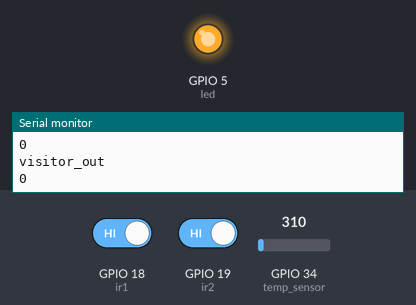
This sketch was run on a simulated ESP32. Parts: output pins drawn as LEDs (lit = HIGH), the last lines printed to the serial monitor. Inputs (shaded band) come from the test bench; at power-on: GPIO 34 (temp_sensor) = 310, GPIO 18 (ir1) HIGH, GPIO 19 (ir2) HIGH. WiFi joins after 1.5 s; servers stay silent unless stated.

Above: at 3.2 s.
3.3 s: GPIO 34 (temp_sensor) set to 277
At 4.6 s:
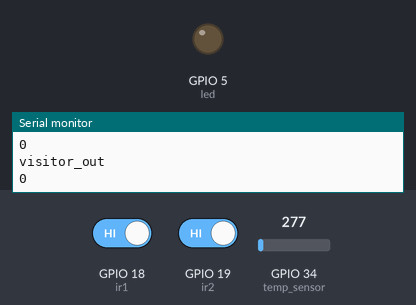
4.9 s: GPIO 34 (temp_sensor) set to 372
At 6.4 s:
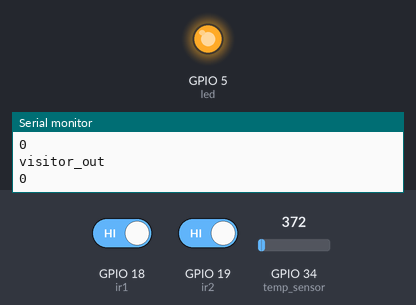
7.0 s: GPIO 34 (temp_sensor) set to 186
At 8.0 s:
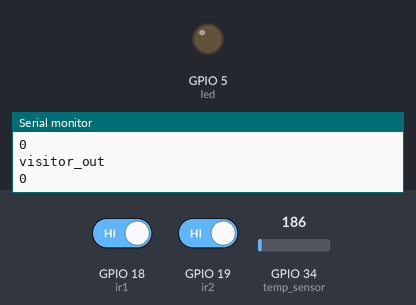
Timing chart, 0 to 10.0 s (numbered marks = the images above; inputs shaded):
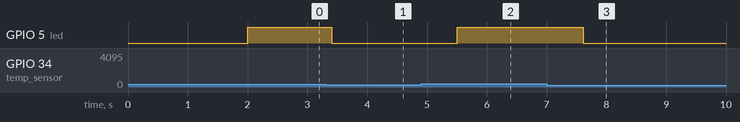

Measured:
- the behaviour switches between 291 and 290 on GPIO 34 (temp_sensor) (found by bisection; images 0 and 1)
- after the input at 3.3 s, GPIO 5 (led): HIGH → LOW after 0.11 s
- after the input at 4.9 s, GPIO 5 (led): LOW → HIGH after 0.61 s
- after the input at 7.0 s, GPIO 5 (led): HIGH → LOW after 0.61 s

The sketch:

wifi_simple.ino
```cpp
#include <WiFi.h>
#include <HTTPClient.h>

const char* ssid = "";
const char* password = "";

const int led = 5;
const int ir1 = 18; //active low. //will be for the input of the visitor.
const int ir2 = 19; // will be for the outgoing of the visitor.
const int temp_sensor = 34;

float max_temp = 29;
int visitor_in = 0;
int visitor_out = 0;

String host_in = "https://arsh0023.pythonanywhere.com/api/setvisitorin/123/"; //make sure to check the passphrase.
String host_out = "https://arsh0023.pythonanywhere.com/api/setvisitorout/123/";
String temperature_url = "https://arsh0023.pythonanywhere.com/api/settemp/123/";

void initWiFi() {
  WiFi.mode(WIFI_STA);
  WiFi.begin(ssid, password);
  Serial.print("Connecting to WiFi ..");
  while (WiFi.status() != WL_CONNECTED) {
    Serial.print('.');
    delay(1000);
  }
  Serial.println("");
  Serial.println("ESP32 Connected!, Local IP: ");
  Serial.println(WiFi.localIP());
}

void setup() {
  Serial.begin(115200);
  initWiFi();
  Serial.print("RRSI: ");
  Serial.println(WiFi.RSSI());
  pinMode(ir1,INPUT);
  pinMode(led,OUTPUT);
}

void loop() {
  float temp_val = analogRead(temp_sensor);
  float val = temp_val/10;
  Serial.println(val);
  int ir1_val = digitalRead(ir1);
  int ir2_val = digitalRead(ir2);
  if(val <= max_temp)
  {
    digitalWrite(led,LOW);
  }
  else
  {
    digitalWrite(led,HIGH);
  }

  int flag = 0;

  if((WiFi.status() == WL_CONNECTED))
  {
    flag = 1;
  }

  HTTPClient http;
  HTTPClient http1;
  HTTPClient t_http;

  if(ir1_val == 0 and flag == 1)
  {
    visitor_in++;
    //api call to set the visitor_in.
    String url = host_in+String(visitor_in); //cool way to convert int to string.
//    Serial.println(url);
    http.begin(url);
    int httpCode = http.GET();
  }

  if(ir2_val == 0)
  {
    if(visitor_in != 0 and flag == 1)
    {
      visitor_out++;
      visitor_in--;
      String url_in = host_in+String(visitor_in);
      String url_out = host_out+String(visitor_out);
      http.begin(url_in);
      int httpCode = http.GET();
//      Serial.println(url_in);
      http1.begin(url_out);
      int httpCode1 = http1.GET();
//      Serial.println(url_out);
    }
  }


  Serial.println("visitor_in");
  Serial.println(visitor_in);
  Serial.println("visitor_out");
  Serial.println(visitor_out);
  http.end();
  http1.end();
  String set_temp = temperature_url+String(val);
  t_http.begin(set_temp);
  int t_code = t_http.GET();
  t_http.end();
  delay(500);

//  if(ir1_val == 0) // this means when the value is 0 the person is there.
//  {
//    digitalWrite(led,HIGH);
//  }
//  else
//  {
//    digitalWrite(led,LOW);
//  }
}
```
